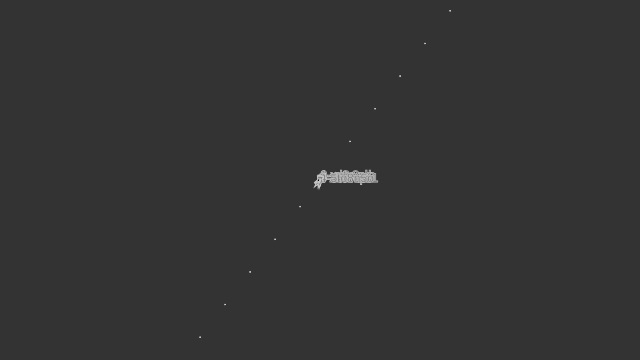
Frame 1 (no input)
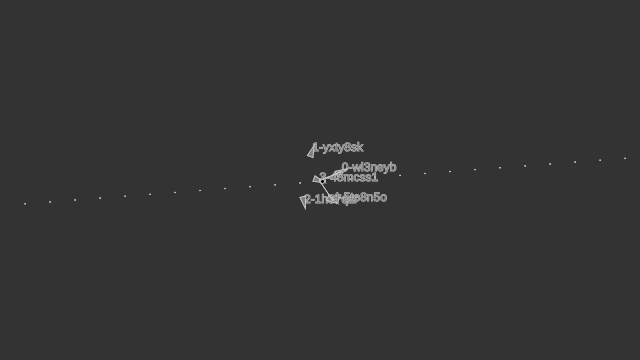
Frame 60 (no input)
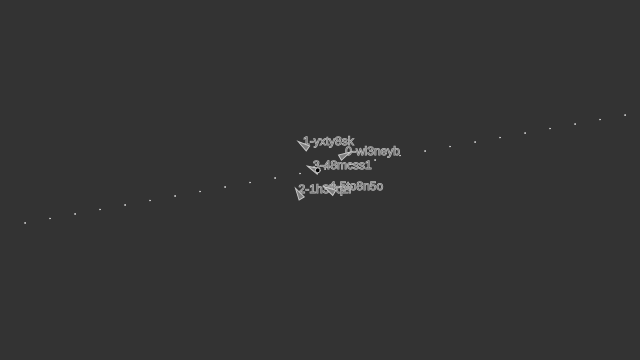
Frame 120 (the mouse pressed at the canvas centre since frame 60)

The p5.js sketch that drew these frames (run headless with seeded random() and noise() and a simulated clock; from frame 60 on, the mouse is pressed at the canvas centre):

// p5.js sketch
// ── sketch.js
var flock;

function setup() {
  createCanvas(640, 360);
  createP("Drag the mouse to generate new boids.");

  flock = new Flock();
  // Add an initial set of boids into the system
  for (var i = 0; i < 5; i++) {
    flock.addBoid(new Boid(width / 2, height / 2, i));
  }
}

function draw() {
  background(51);
  flock.run();
  mean(flock);
}

// Add a new boid into the System
function mouseDragged() {
  flock.addBoid(new Boid(mouseX, mouseY, flock.boids.length));
}
// ── boid.js
// The Nature of Code
// Daniel Shiffman
// http://natureofcode.com

// Boid class
// Methods for Separation, Cohesion, Alignment added

function Boid(x, y, id) {
  this.acceleration = createVector(0, 0);
  this.velocity = createVector(random(-1, 1), random(-1, 1));
  // this.velocity = createVector(-0.01, 0);
  this.position = createVector(x, y);
  this.r = 3.0;
  this.id = id + '-' + getId();

  // Maximum speed
  this.maxspeed = function () {
    // return 3;
    return random(0.5, 3) + (flock.boids.length / 100);
    // return random(0.5, 3) - (flock.boids.length / 10000);
  }

  // Maximum steering force
  this.maxforce = function () {
    // return 0.05;

    return random(0.01, 0.5) + (flock.boids.length / 1000);
    // return random(0.01, 0.5) + (flock.boids.length / 1000);
  }

}

Boid.prototype.kill = function () {
  flock.boids.shift();
}

Boid.prototype.die = function () {
  for (var i = 0; i < flock.boids.length; i++) {
    var boid = flock.boids[i];
    if (this.id === boid.id) {
      flock.boids.splice(i, 1);
      break;
    }
  }
}

Boid.prototype.run = function (boids) {
  this.flock(boids);
  this.update();
  this.borders();
  this.render();
}

Boid.prototype.applyForce = function (force) {
  // We could add mass here if we want A = F / M
  this.acceleration.add(force);
}

// We accumulate a new acceleration each time based on three rules
Boid.prototype.flock = function (boids) {
  var sep = this.separate(boids); // Separation
  var ali = this.align(boids); // Alignment
  var coh = this.cohesion(boids); // Cohesion
  // Arbitrarily weight these forces
  //sep.mult(1.5);
  //ali.mult(1.0);
  //coh.mult(1.0);

   sep.mult(15);
   ali.mult(10);
   coh.mult(1);

  // Add the force vectors to acceleration
  this.applyForce(sep);
  this.applyForce(ali);
  this.applyForce(coh);
}

// Method to update location
Boid.prototype.update = function () {
  // Update velocity
  this.velocity.add(this.acceleration);
  // Limit speed
  this.velocity.limit(this.maxspeed());
  this.position.add(this.velocity);
  // Reset accelertion to 0 each cycle
  this.acceleration.mult(0);
}

// A method that calculates and applies a steering force towards a target
// STEER = DESIRED MINUS VELOCITY
Boid.prototype.seek = function (target) {
  var desired = p5.Vector.sub(target, this.position); // A vector pointing from the location to the target
  // Normalize desired and scale to maximum speed
  desired.normalize();
  desired.mult(this.maxspeed());
  // Steering = Desired minus Velocity
  var steer = p5.Vector.sub(desired, this.velocity);
  steer.limit(this.maxforce()); // Limit to maximum steering force
  return steer;
}

Boid.prototype.render = function () {
  // line(this.position.x, this.position.y, (this.position.x + this.velocity.x  * 50),  (this.position.y + this.velocity.y  * 50));

  // Draw a triangle rotated in the direction of velocity
  var theta = this.velocity.heading() + radians(90);
  fill(127);
  stroke(200);
  push();
  translate(this.position.x, this.position.y);

  var posX = (Math.round(this.position.x) * 100) / 100;
  var posY = (Math.round(this.position.y) * 100) / 100;

  text(this.id, 0, 0, this.r.x, this.r.y);
  // text(posX + ':' + posY, 2, 2, this.r.x, this.r.y);
  rotate(theta);
  beginShape();
  vertex(0, -this.r * 2);
  vertex(-this.r, this.r * 2);
  vertex(this.r, this.r * 2);
  endShape(CLOSE);
  pop();
}

Boid.prototype.teleport = function () {

  // Up
  if (this.position.y < -this.r) {
    this.position.y = height + this.r
  };

  // Left
  if (this.position.x < -this.r) {
    this.position.x = width + this.r
  };

  // Bottom
  if (this.position.y > height + this.r) {
    this.position.y = -this.r
  };

  // Right
  if (this.position.x > width + this.r) {
    this.position.x = -this.r
  };
}

Boid.prototype.extinguish = function () {
  if (this.position.x < -this.r ||
    this.position.y < -this.r ||
    this.position.x > width + this.r ||
    this.position.y > height + this.r) {
    this.die();
  }
}


// Wraparound
Boid.prototype.borders = function () {
  if (Math.random(0, 1) > 0.15) {
    this.teleport();
  } else {
    this.extinguish();
  }
}

// Separation
// Method checks for nearby boids and steers away
Boid.prototype.separate = function (boids) {
  var desiredseparation = 25.0;
  var steer = createVector(0, 0);
  var count = 0;
  // For every boid in the system, check if it's too close
  for (var i = 0; i < boids.length; i++) {
    var d = p5.Vector.dist(this.position, boids[i].position);
    // If the distance is greater than 0 and less than an arbitrary amount (0 when you are yourself)
    if ((d > 0) && (d < desiredseparation)) {
      // Calculate vector pointing away from neighbor
      var diff = p5.Vector.sub(this.position, boids[i].position);
      diff.normalize();
      diff.div(d); // Weight by distance
      steer.add(diff);
      count++; // Keep track of how many
    }
  }
  // Average -- divide by how many
  if (count > 0) {
    steer.div(count);
  }

  // As long as the vector is greater than 0
  if (steer.mag() > 0) {
    // Implement Reynolds: Steering = Desired - Velocity
    steer.normalize();
    steer.mult(this.maxspeed());
    steer.sub(this.velocity);
    steer.limit(this.maxforce());
  }
  return steer;
}

// Alignment
// For every nearby boid in the system, calculate the average velocity
Boid.prototype.align = function (boids) {
  var neighbordist = 50;
  var sum = createVector(0, 0);
  var count = 0;
  for (var i = 0; i < boids.length; i++) {
    var d = p5.Vector.dist(this.position, boids[i].position);
    if ((d > 0) && (d < neighbordist)) {
      sum.add(boids[i].velocity);
      count++;
    }
  }
  if (count > 0) {
    sum.div(count);
    sum.normalize();
    sum.mult(this.maxspeed());
    var steer = p5.Vector.sub(sum, this.velocity);
    steer.limit(this.maxforce());
    return steer;
  } else {
    return createVector(0, 0);
  }
}

// Cohesion
// For the average location (i.e. center) of all nearby boids, calculate steering vector towards that location
Boid.prototype.cohesion = function (boids) {
  var neighbordist = 50;
  var sum = createVector(0, 0); // Start with empty vector to accumulate all locations
  var count = 0;
  for (var i = 0; i < boids.length; i++) {
    var d = p5.Vector.dist(this.position, boids[i].position);
    if ((d > 0) && (d < neighbordist)) {
      sum.add(boids[i].position); // Add location
      count++;
    }
  }
  if (count > 0) {
    sum.div(count);
    return this.seek(sum); // Steer towards the location
  } else {
    return createVector(0, 0);
  }
}

// ── flock.js
// The Nature of Code
// Daniel Shiffman
// http://natureofcode.com

// Flock object
// Does very little, simply manages the array of all the boids

function Flock() {
  // An array for all the boids
  this.boids = []; // Initialize the array
}

Flock.prototype.run = function () {
  for (var i = 0; i < this.boids.length; i++) {
    this.boids[i].run(this.boids); // Passing the entire list of boids to each boid individually
  }
}

Flock.prototype.addBoid = function (b) {
  this.boids.push(b);
}

// ── tracker.js
function Tracker(videoId) {
  this.videoId = videoId;
  this._tracker = new tracking.ObjectTracker('face');
}

Tracker.prototype.init = function init() {
  this._tracker.setInitialScale(4);
  this._tracker.setStepSize(2);
  this._tracker.setEdgesDensity(0.1);
}

Tracker.prototype.start = function start() {
  tracking.track('#' + this.videoId, tracker, {
    camera: true
  });
}

Tracker.prototype.track = function track() {
  this.init();
  this.start();
  this._tracker.on('track', function (event) {
    event.data.forEach(function (rect) {});
  });
}


// ── utils.js

function getId() {
  return Math.random().toString(36).substr(2, 7);
}

function mean(flock) {
  var neighbordist = 25;

  if (!flock.boids.length) {
    return;
  }

  var boids = flock.boids;
  var mean = createVector(0, 0);

  var count = 0;

  for (var i = 0; i < boids.length; i++) {
    mean.add(boids[i].position);
  }

  mean.div(boids.length);

  fill(0)
  ellipse(mean.x, mean.y, 5, 5);
  fill(127)

  var slope = 0;
  var num = 0;
  var div = 0;

  for (let i = 0; i < boids.length; i++) {
    var pos = boids[i].position;
    num += (pos.x - mean.x) * (pos.y - mean.y);
    div += (pos.x - mean.x) * (pos.x - mean.x);
  }

  slope = num / div;

  var intercepY = mean.y - (slope * mean.x);
  // Line formula
  function lineFormula(x) {
    return (slope * x) + intercepY;
  }

  // Render

  // Linear regression
  for (let i = 25; i < width; i += 25) {
    ellipse(i, lineFormula(i), 1, 1);
  }

  for (let i = 0; i < boids.length; i++) {
    var boid = boids[i];
    var pos = boid.position;

    // line(pos.x, pos.y, mean.x, mean.y);     // Connected to mean
    // var neighborhood = boid.cohesion(boids);
    // line(pos.x, pos.y, neighborhood.x, neighborhood.y);

    // Connected between
    for (let j = 0; j < boids.length; j++) {
      var boid2 = boids[j];

      if (boid.id !== boid2.id) {

        var d = p5.Vector.dist(boid.position, boid2.position);
        if (d < neighbordist) {
          var pos2 = boid2.position;
          line(pos.x, pos.y, pos2.x, pos2.y);
        }
      }
    }

  }

}
